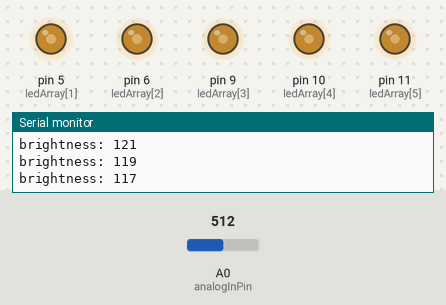
This sketch was run on a simulated Arduino Uno, built with avr-gcc and run on an emulated ATmega328P. On the bench: output pins drawn as LEDs (lit = HIGH), the last lines printed to the serial monitor. The test bench sets the inputs (shaded band); at power-on: A0 (analogInPin) = 512.

Above: at 1.3 s.
1.4 s: A0 (analogInPin) set to 716
At 2.0 s:
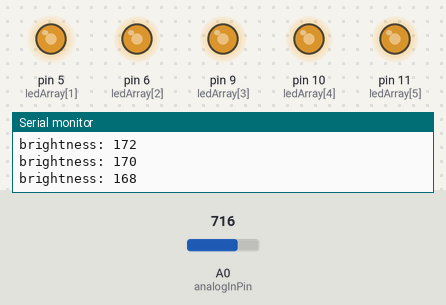
3.1 s: A0 (analogInPin) set to 900
At 3.8 s:
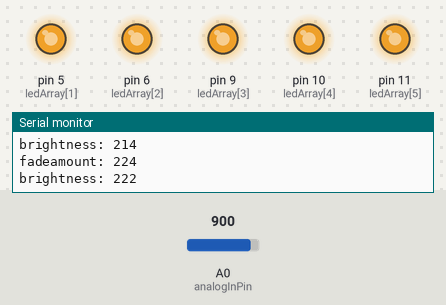
4.7 s: A0 (analogInPin) set to 122
At 5.4 s:
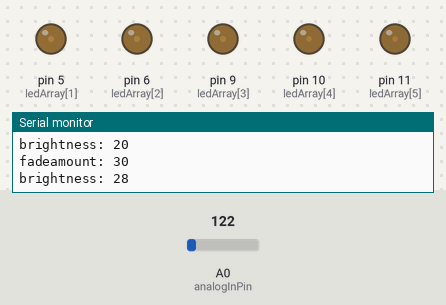
6.3 s: A0 (analogInPin) set to 511
At 7.9 s:
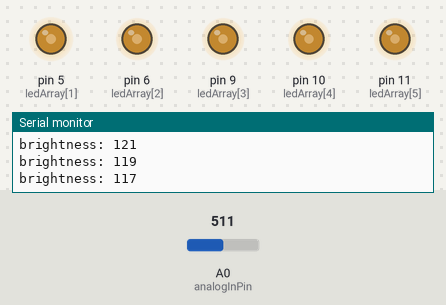
Timing chart, 0 to 8.9 s (numbered marks = the images above; inputs shaded):
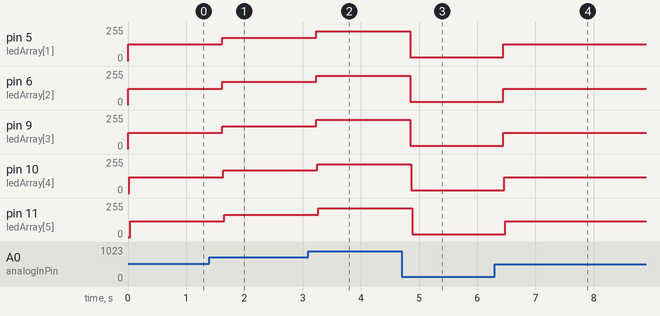

Measured:
- after the input at 1.4 s, pin 5 (ledArray[1]): 125/255 → 176/255 after 0.22 s; pin 6 (ledArray[2]): 123/255 → 174/255 after 0.22 s; pin 9 (ledArray[3]): 121/255 → 172/255 after 0.22 s; pin 10 (ledArray[4]): 119/255 → 170/255 after 0.24 s; pin 11 (ledArray[5]): 117/255 → 168/255 after 0.26 s
- after the input at 3.1 s, pin 5 (ledArray[1]): 176/255 → 222/255 after 0.13 s; pin 6 (ledArray[2]): 174/255 → 220/255 after 0.13 s; pin 9 (ledArray[3]): 172/255 → 218/255 after 0.14 s; pin 10 (ledArray[4]): 170/255 → 216/255 after 0.15 s; pin 11 (ledArray[5]): 168/255 → 214/255 after 0.17 s
- after the input at 4.7 s, pin 5 (ledArray[1]): 222/255 → 28/255 after 0.15 s; pin 6 (ledArray[2]): 220/255 → 26/255 after 0.15 s; pin 9 (ledArray[3]): 218/255 → 24/255 after 0.15 s; pin 10 (ledArray[4]): 216/255 → 22/255 after 0.16 s; pin 11 (ledArray[5]): 214/255 → 20/255 after 0.18 s
- after the input at 6.3 s, pin 5 (ledArray[1]): 28/255 → 125/255 after 0.15 s; pin 6 (ledArray[2]): 26/255 → 123/255 after 0.15 s; pin 9 (ledArray[3]): 24/255 → 121/255 after 0.15 s; pin 10 (ledArray[4]): 22/255 → 119/255 after 0.17 s; pin 11 (ledArray[5]): 20/255 → 117/255 after 0.18 s

The sketch:

experiment3_TR2.ino
```cpp
int brightness_1 = 50;
int brightness_2 = 100;
int brightness_3 = 150;

int brightness = 0;

int fadeAmount = 0;
int sensorValue = 0;
int analogInPin = A0; // analog pin
int ledArray[] = {3,5,6,9,10,11};

void setup() {
  Serial.begin(9600);
  pinMode(analogInPin, INPUT);
}

void loop() {
  int ledPin = 0;

  sensorValue = analogRead(analogInPin); //read value from specific analog pin

  fadeAmount = map(sensorValue, 0, 1023, 0, 255); //map sensor value to range (0,255)
  Serial.print("fadeamount: ");
  Serial.println(fadeAmount);

  int len = sizeof(ledArray) / sizeof(int); //calculate length of ledArray

  for (ledPin = 1; ledPin < len; ledPin++) {
    brightness = fadeAmount - (2 * ledPin); //assign value to brightness

    Serial.print("brightness: ");
    Serial.println(brightness);
    analogWrite (ledArray[ledPin], brightness); //writes the brightness value to appropriate pin
  }

  delay(500);
}


//  Serial.println(brightness);

//  if (brightness <= 0) {
//    fadeAmount = -fadeAmount;
//    brightness = 0;
//  }
//
//  if (brightness >= 255) {
//    fadeAmount = -fadeAmount;
//    brightness = 255;
//  }
```
